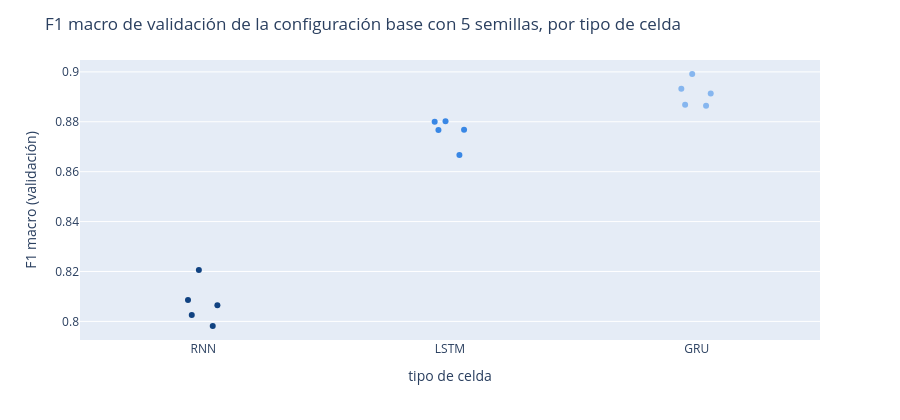

Notebook cell for this chart:
### Code cell
# ============================================================
# Gráfico del F1 de validación por semilla y celda
# ============================================================
fig = px.strip(tabla_variabilidad_celdas, x="celda", y="f1_macro_val", color="celda", hover_data=["semilla"],
               color_discrete_sequence=COLORES, category_orders={"celda": ["RNN", "LSTM", "GRU"]},
               labels={"f1_macro_val": "F1 macro (validación)", "celda": "tipo de celda"}, height=420)
fig.update_layout(title="F1 macro de validación de la configuración base con 5 semillas, por tipo de celda", showlegend=False)
fig.show()

### Figure 1 — Plotly figure (JSON) as saved in the notebook; plotly's stock layout.template omitted (floating-point values rounded to 4 significant figures)
{"data": [{"alignmentgroup": "True", "boxpoints": "all", "customdata": [[42], [1], [2], [3], [4]], "fillcolor": "rgba(255,255,255,0)", "hoveron": "points", "hovertemplate": "tipo de celda=%{x}<br>F1 macro (validación)=%{y}<br>semilla=%{customdata[0]}<extra></extra>", "legendgroup": "RNN", "line": {"color": "rgba(255,255,255,0)"}, "marker": {"color": "#104281"}, "name": "RNN", "offsetgroup": "RNN", "orientation": "v", "pointpos": 0, "showlegend": true, "x": ["RNN", "RNN", "RNN", "RNN", "RNN"], "x0": " ", "xaxis": "x", "y": [0.8026, 0.8065, 0.8085, 0.7981, 0.8206], "y0": " ", "yaxis": "y", "type": "box"}, {"alignmentgroup": "True", "boxpoints": "all", "customdata": [[42], [1], [2], [3], [4]], "fillcolor": "rgba(255,255,255,0)", "hoveron": "points", "hovertemplate": "tipo de celda=%{x}<br>F1 macro (validación)=%{y}<br>semilla=%{customdata[0]}<extra></extra>", "legendgroup": "LSTM", "line": {"color": "rgba(255,255,255,0)"}, "marker": {"color": "#3987E5"}, "name": "LSTM", "offsetgroup": "LSTM", "orientation": "v", "pointpos": 0, "showlegend": true, "x": ["LSTM", "LSTM", "LSTM", "LSTM", "LSTM"], "x0": " ", "xaxis": "x", "y": [0.8767, 0.8667, 0.8801, 0.8802, 0.8768], "y0": " ", "yaxis": "y", "type": "box"}, {"alignmentgroup": "True", "boxpoints": "all", "customdata": [[42], [1], [2], [3], [4]], "fillcolor": "rgba(255,255,255,0)", "hoveron": "points", "hovertemplate": "tipo de celda=%{x}<br>F1 macro (validación)=%{y}<br>semilla=%{customdata[0]}<extra></extra>", "legendgroup": "GRU", "line": {"color": "rgba(255,255,255,0)"}, "marker": {"color": "#86B6EF"}, "name": "GRU", "offsetgroup": "GRU", "orientation": "v", "pointpos": 0, "showlegend": true, "x": ["GRU", "GRU", "GRU", "GRU", "GRU"], "x0": " ", "xaxis": "x", "y": [0.8992, 0.8865, 0.8932, 0.8868, 0.8914], "y0": " ", "yaxis": "y", "type": "box"}], "layout": {"xaxis": {"anchor": "y", "domain": [0, 1], "title": {"text": "tipo de celda"}, "categoryorder": "array", "categoryarray": ["RNN", "LSTM", "GRU"]}, "yaxis": {"anchor": "x", "domain": [0, 1], "title": {"text": "F1 macro (validación)"}}, "legend": {"title": {"text": "tipo de celda"}, "tracegroupgap": 0}, "margin": {"t": 60}, "boxmode": "overlay", "height": 420, "title": {"text": "F1 macro de validación de la configuración base con 5 semillas, por tipo de celda"}, "showlegend": false}}
